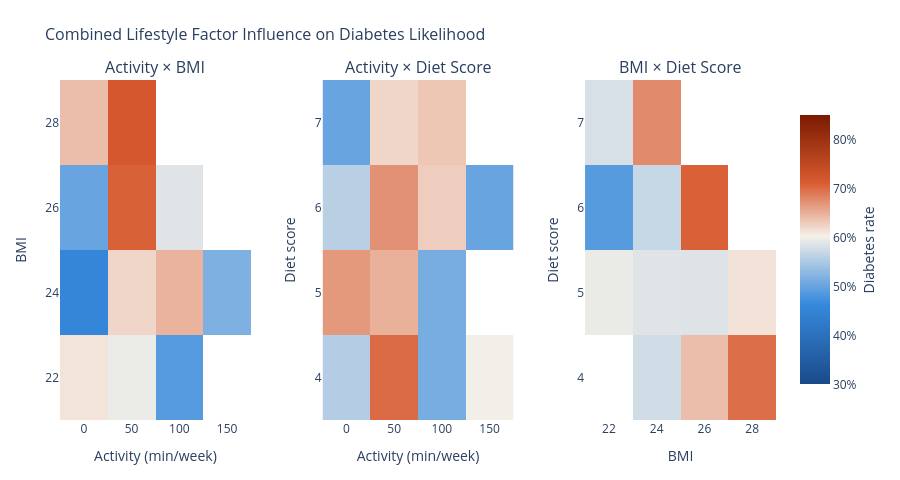

The cell this chart's notebook holds for it:
### Code cell
lifestyle['activity_bin'] = (lifestyle['physical_activity_minutes_per_week'] // 50) * 50
lifestyle['bmi_bin']      = (lifestyle['bmi'] // 2) * 2
lifestyle['diet_bin']     = (lifestyle['diet_score'] // 1) * 1

df = lifestyle[
    (lifestyle['physical_activity_minutes_per_week'] <= 550) &
    (lifestyle['bmi'] <= 38)
].copy()

MIN_N = 30  

def make_pivot(df, row_col, col_col):
    agg = df.groupby([row_col, col_col])['diagnosed_diabetes'].agg(['mean','count']).reset_index()
    agg = agg[agg['count'] >= MIN_N]
    return agg.pivot(index=row_col, columns=col_col, values='mean')

p_act_bmi  = make_pivot(df, 'bmi_bin',  'activity_bin')   # BMI rows, Activity cols
p_act_diet = make_pivot(df, 'diet_bin', 'activity_bin')   # Diet rows, Activity cols
p_bmi_diet = make_pivot(df, 'diet_bin', 'bmi_bin')        # Diet rows, BMI cols

overall = df['diagnosed_diabetes'].mean()

colorscale = [
    [0.0,  '#1a4a8a'],
    [0.3,  '#378ADD'],
    [0.55, '#f5f0e8'],
    [0.75, '#D85A30'],
    [1.0,  '#7a1a00']
]

def heatmap_trace(pivot, xlab, ylab, name):
    x = [str(int(v) if v == int(v) else v) for v in pivot.columns]
    y = [str(int(v) if v == int(v) else v) for v in pivot.index]
    z = pivot.values.tolist()
    return go.Heatmap(
        x=x, y=y, z=z,
        colorscale=colorscale,
        zmin=0.3, zmax=0.85,
        colorbar=dict(
            title=dict(text='Diabetes rate', side='right'),
            tickformat='.0%',
            len=0.85
        ),
        hovertemplate=(
            xlab + ': %{x}<br>' +
            ylab + ': %{y}<br>' +
            'Diabetes rate: %{z:.1%}<extra>' + name + '</extra>'
        ),
        name=name,
        showscale=True
    )

fig = make_subplots(
    rows=1, cols=3,
    subplot_titles=(
        'Activity × BMI',
        'Activity × Diet Score',
        'BMI × Diet Score'
    ),
    horizontal_spacing=0.10
)

fig.add_trace(heatmap_trace(p_act_bmi,  'Activity (min/wk)', 'BMI',        'Activity × BMI'),  row=1, col=1)
fig.add_trace(heatmap_trace(p_act_diet, 'Activity (min/wk)', 'Diet score', 'Activity × Diet'), row=1, col=2)
fig.add_trace(heatmap_trace(p_bmi_diet, 'BMI',               'Diet score', 'BMI × Diet'),       row=1, col=3)

fig.data[1].showscale = False
fig.data[2].showscale = False

fig.update_layout(
    title=dict(
        text='Combined Lifestyle Factor Influence on Diabetes Likelihood',
        font=dict(size=16)
    ),
    height=480,
    plot_bgcolor='white',
    paper_bgcolor='white',
    showlegend=False,
    margin=dict(t=80, b=60, l=60, r=80)
)

fig.update_xaxes(title_text='Activity (min/week)', row=1, col=1)
fig.update_yaxes(title_text='BMI',                 row=1, col=1)
fig.update_xaxes(title_text='Activity (min/week)', row=1, col=2)
fig.update_yaxes(title_text='Diet score',          row=1, col=2)
fig.update_xaxes(title_text='BMI',                 row=1, col=3)
fig.update_yaxes(title_text='Diet score',          row=1, col=3)

fig.show()

### Figure 1 — Plotly figure (JSON) as saved in the notebook; plotly's stock layout.template omitted (floating-point values rounded to 4 significant figures)
{"data": [{"colorbar": {"len": 0.85, "tickformat": ".0%", "title": {"side": "right", "text": "Diabetes rate"}}, "colorscale": [[0, "#1a4a8a"], [0.3, "#378ADD"], [0.55, "#f5f0e8"], [0.75, "#D85A30"], [1, "#7a1a00"]], "hovertemplate": "Activity (min/wk): %{x}<br>BMI: %{y}<br>Diabetes rate: %{z:.1%}<extra>Activity × BMI</extra>", "name": "Activity × BMI", "showscale": true, "type": "heatmap", "x": ["0", "50", "100", "150"], "xaxis": "x", "y": ["22", "24", "26", "28"], "yaxis": "y", "z": [[0.6111, 0.5952, 0.4872, null], [0.4545, 0.6212, 0.6471, 0.5161], [0.5, 0.7077, 0.587, null], [0.6389, 0.7179, null, null]], "zmax": 0.85, "zmin": 0.3}, {"colorbar": {"len": 0.85, "tickformat": ".0%", "title": {"side": "right", "text": "Diabetes rate"}}, "colorscale": [[0, "#1a4a8a"], [0.3, "#378ADD"], [0.55, "#f5f0e8"], [0.75, "#D85A30"], [1, "#7a1a00"]], "hovertemplate": "Activity (min/wk): %{x}<br>Diet score: %{y}<br>Diabetes rate: %{z:.1%}<extra>Activity × Diet</extra>", "name": "Activity × Diet", "showscale": false, "type": "heatmap", "x": ["0", "50", "100", "150"], "xaxis": "x2", "y": ["4", "5", "6", "7"], "yaxis": "y2", "z": [[0.5556, 0.7, 0.5116, 0.6], [0.6667, 0.6491, 0.5116, null], [0.5581, 0.6719, 0.6279, 0.5], [0.5, 0.6216, 0.6333, null]], "zmax": 0.85, "zmin": 0.3}, {"colorbar": {"len": 0.85, "tickformat": ".0%", "title": {"side": "right", "text": "Diabetes rate"}}, "colorscale": [[0, "#1a4a8a"], [0.3, "#378ADD"], [0.55, "#f5f0e8"], [0.75, "#D85A30"], [1, "#7a1a00"]], "hovertemplate": "BMI: %{x}<br>Diet score: %{y}<br>Diabetes rate: %{z:.1%}<extra>BMI × Diet</extra>", "name": "BMI × Diet", "showscale": false, "type": "heatmap", "x": ["22", "24", "26", "28"], "xaxis": "x3", "y": ["4", "5", "6", "7"], "yaxis": "y3", "z": [[null, 0.5758, 0.6389, 0.697], [0.5946, 0.587, 0.5854, 0.6129], [0.4884, 0.5686, 0.7083, null], [0.5806, 0.6765, null, null]], "zmax": 0.85, "zmin": 0.3}], "layout": {"annotations": [{"font": {"size": 16}, "showarrow": false, "text": "Activity × BMI", "x": 0.1333, "xanchor": "center", "xref": "paper", "y": 1, "yanchor": "bottom", "yref": "paper"}, {"font": {"size": 16}, "showarrow": false, "text": "Activity × Diet Score", "x": 0.5, "xanchor": "center", "xref": "paper", "y": 1, "yanchor": "bottom", "yref": "paper"}, {"font": {"size": 16}, "showarrow": false, "text": "BMI × Diet Score", "x": 0.8667, "xanchor": "center", "xref": "paper", "y": 1, "yanchor": "bottom", "yref": "paper"}], "height": 480, "margin": {"b": 60, "l": 60, "r": 80, "t": 80}, "paper_bgcolor": "white", "plot_bgcolor": "white", "showlegend": false, "title": {"font": {"size": 16}, "text": "Combined Lifestyle Factor Influence on Diabetes Likelihood"}, "xaxis": {"anchor": "y", "domain": [0, 0.2667], "title": {"text": "Activity (min/week)"}}, "xaxis2": {"anchor": "y2", "domain": [0.3667, 0.6333], "title": {"text": "Activity (min/week)"}}, "xaxis3": {"anchor": "y3", "domain": [0.7333, 1], "title": {"text": "BMI"}}, "yaxis": {"anchor": "x", "domain": [0, 1], "title": {"text": "BMI"}}, "yaxis2": {"anchor": "x2", "domain": [0, 1], "title": {"text": "Diet score"}}, "yaxis3": {"anchor": "x3", "domain": [0, 1], "title": {"text": "Diet score"}}}}
